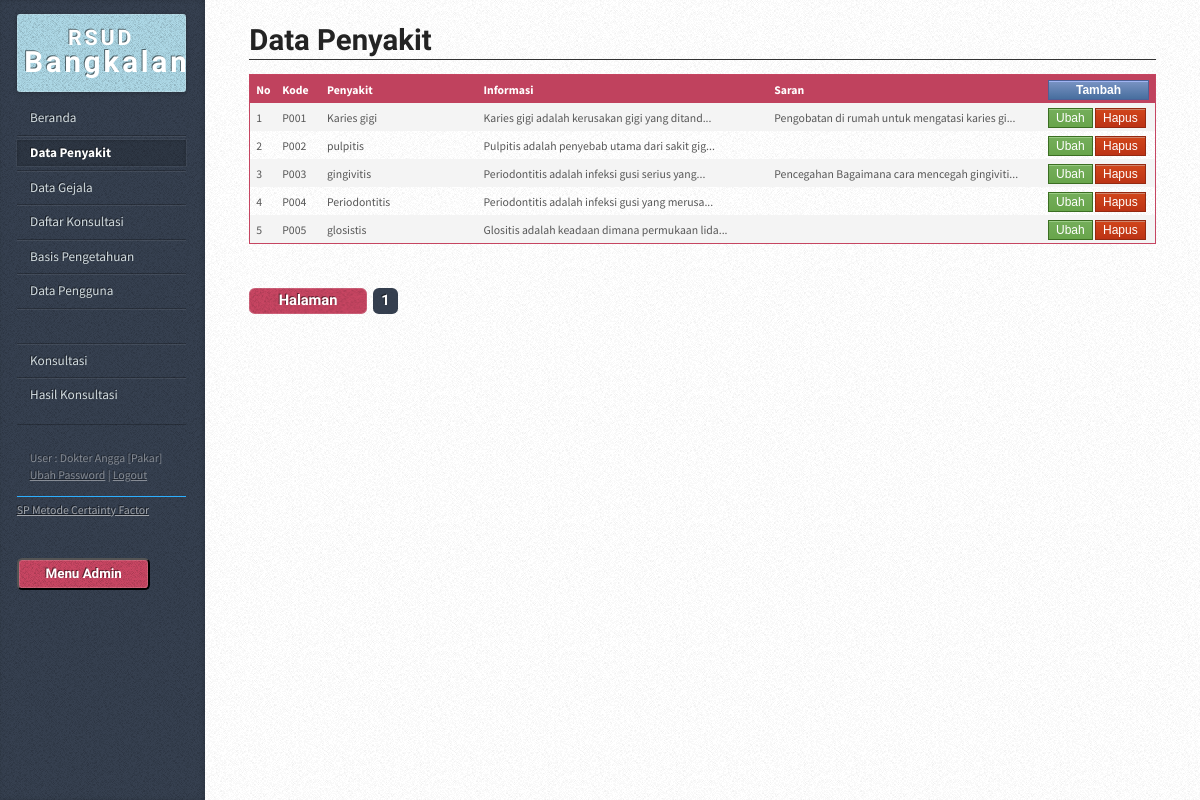
/?hal=penyakit (signed in), run on the app's committed database.
### tables this page shows
CREATE TABLE `cf_penyakit` (
  `id_penyakit` int(11) NOT NULL,
  `kd_penyakit` char(4) NOT NULL,
  `penyakit` varchar(100) NOT NULL,
  `informasi` text NOT NULL,
  `saran` text NOT NULL
);

CREATE TABLE `cf_pengguna` (
  `id_pengguna` int(11) NOT NULL,
  `nama` varchar(50) NOT NULL,
  `username` varchar(20) NOT NULL,
  `password` varchar(50) NOT NULL,
  `tipe` int(1) NOT NULL
);

### config/library.php (called while the page is built, shortened)
<?php
function antiinjec($data){
  $filter_sql = mysql_real_escape_string(stripslashes(strip_tags(htmlspecialchars($data,ENT_QUOTES))));
  return $filter_sql;
}
?>

### config/koneksi.php (called while the page is built, shortened)
<?php
function querydb($query)
{
	$result=mysql_query($query) or die ("gagal melakukan Query=$query");
	return $result;
}
?>

### data_penyakit.php (the view, shortened to what this page needs)
<article class="box post post-excerpt">
    <header>
        <h2><a href="#">Data Penyakit </a></h2>
    </header>
    <table width="100%" class="default" border="1">
      <tr>
        <th width="2%">No</th>
        <th width="5%">Kode</th>
        <th width="18%">Penyakit</th>
        <th width="34%">Informasi</th>
        <th width="32%">Saran</th>
        <th width="9%"><a href="?hal=penyakit-input&act=tambah" class="btn_biru">Tambah</a></th>
      </tr>
      <?php
      $halaman=@$_GET['halaman'];
      $perhalaman=15;
      $query_part ="SELECT id_penyakit, kd_penyakit, penyakit, informasi, saran FROM cf_penyakit
                    WHERE (penyakit LIKE '%$txtcari%')";
      $hasil_part = querydb($query_part);
      $jmlhalaman_part = ceil(mysql_num_rows($hasil_part)/$perhalaman);
      if (!isset($halaman) || intval($halaman)==0)
      {
      $halaman=0;
      }
      else
      {
      $halaman=$halaman-1;
      }
      $halamannya = $halaman * $perhalaman;
      $nomor=$halamannya;
      $query="SELECT id_penyakit, kd_penyakit, penyakit, substring(informasi, 1, 45) as informasi_min, informasi, substring(saran, 1, 45) as saran_min, saran FROM cf_penyakit
              WHERE (penyakit LIKE '%$txtcari%')
              ORDER BY kd_penyakit ASC LIMIT $halamannya, $perhalaman" ;
      $hquery=querydb($query);
      while ($data_tbl=mysql_fetch_assoc($hquery)) {
      $nomor=$nomor+1;
      ?>
      <tr>
        <td><?php echo $nomor; ?></td>
        <td><?php echo $data_tbl['kd_penyakit']; ?></td>
        <td><?php echo $data_tbl['penyakit']; ?></td>
        <td><?php echo $data_tbl['informasi_min']; if(strlen($data_tbl['informasi_min'])< strlen($data_tbl['informasi'])) { echo "..."; } ?></td>
        <td><?php echo $data_tbl['saran_min']; if(strlen($data_tbl['saran_min'])< strlen($data_tbl['saran'])) { echo "..."; } ?></td>
        <td>
        <a href="?hal=penyakit-input&act=ubah&id=<?php echo $data_tbl['id_penyakit']; ?>" class="btn_hijau">Ubah</a>
        <a href="#" class="btn_merah" onclick="konfirmasi<?php echo $data_tbl['id_penyakit']; ?>()">Hapus</a>
        </td>
      </tr>
      <?php } ?>
    </table>
</article>
<div class="pagination">
    <a href="#" class="button previous">Halaman</a>
    <div class="pages">
    <?php
        for($j=1;$j<($jmlhalaman_part+1);$j++)
        {
        ?>
        <a href="?hal=penyakit&halaman=<?php echo"$j"; ?>" title="Halaman : <?php echo"$j"; ?>" class="<?php if (($halaman+1)==$j) { echo"active"; } ?>"><?php echo"$j"; ?></a>
        <?php }
    ?>
    </div>
</div>

### index.php (shortened to what this page needs)
<?php
include "config/library.php";
include "config/koneksi.php";
$hal=antiinjec(@$_GET['hal']);
$ses_nama_pengguna=@$_SESSION['ses_nama_pengguna'];
if($ses_nama_pengguna=="")
{
	header("location:login.php");
} else {
	$queryadm="SELECT * FROM cf_pengguna WHERE username='$ses_nama_pengguna'";
	$hasiladm=querydb($queryadm);
	$dataadm=mysql_fetch_array($hasiladm);
	$tipen=0;
	if($dataadm['tipe']==1) { $tipe_pengguna="Pakar"; $tipen=1; }
	elseif($dataadm['tipe']==2) { $tipe_pengguna="Konsultan"; $tipen=2; }
?>
<!DOCTYPE HTML>
<html>
	<head>
		<link rel="stylesheet" href="assets/css/main.css" />
	</head>
	<body>
			<div id="content">
				<div class="inner">
					<?php
					if($hal=="penyakit") { include "data_penyakit.php"; }
					elseif($hal=="penyakit-input") { include "input_penyakit.php"; }
					elseif($hal=="gejala") { include "data_gejala.php"; }
					elseif($hal=="gejala-input") { include "input_gejala.php"; }
					elseif($hal=="basis") { include "data_basis.php"; }
					elseif($hal=="basis-input") { include "input_basis.php"; }
					elseif($hal=="pengguna") { include "data_pengguna.php"; }
					elseif($hal=="pengguna-input") { include "input_pengguna.php"; }
					elseif($hal=="konsultasi") { include "konsultasi.php"; }
					elseif($hal=="konsultasi-gejala") { include "konsultasi_gejala.php"; }
					elseif($hal=="konsultasi-hasil") { include "konsultasi_hasil.php"; }
					elseif($hal=="konsultasi-selesai") { include "konsultasi_selesai.php"; }
					elseif($hal=="konsultasi-list") { include "data_konsultasi.php"; }
					elseif($hal=="konsultasi-view") { include "data_konsultasi_view.php"; }
					elseif($hal=="ubah-password") { include "input_password.php"; }
					else{ include "home.php"; }
					?>
				</div>
			</div>
			<div id="sidebar">
					<h1 id="logo"><a href="#"><span style="font-size:0.73em">RSUD</span> Bangkalan</a></h1>
					<nav id="nav">
						<ul>
							<li <?php if($hal=="") { echo "class='current'"; } ?>><a href="./">Beranda</a></li>
							<?php if($tipen==1) { ?>
							<li <?php if($hal=="penyakit" || $hal=="penyakit-input") { echo "class='current'"; } ?>><a href="?hal=penyakit">Data Penyakit</a></li>
							<li <?php if($hal=="gejala" || $hal=="gejala-input") { echo "class='current'"; } ?>><a href="?hal=gejala">Data Gejala</a></li>
                            <li <?php if($hal=="konsultasi-list" || $hal=="konsultasi-view") { echo "class='current'"; } ?>><a href="?hal=konsultasi-list">Daftar Konsultasi</a></li>
                            <li <?php if($hal=="basis" || $hal=="basis-input") { echo "class='current'"; } ?>><a href="?hal=basis">Basis Pengetahuan</a></li>
                            <li <?php if($hal=="pengguna" || $hal=="pengguna-input") { echo "class='current'"; } ?>><a href="?hal=pengguna">Data Pengguna</a></li>
                            <li><a>&nbsp;</a></li>
							<?php } ?>
                            <li <?php if($hal=="konsultasi" || $hal=="konsultasi-gejala") { echo "class='current'"; } ?>><a href="?hal=konsultasi">Konsultasi</a></li>
							<li <?php if($hal=="konsultasi-hasil") { echo "class='current'"; } ?>><a href="?hal=konsultasi-hasil">Hasil Konsultasi</a></li>
						</ul>
					</nav>
                	<div id="copyright">
                    	<p>
                        	User : <?php echo $dataadm['nama']; ?> [<?php echo $tipe_pengguna; ?>]<br>
                            <a href="?hal=ubah-password">Ubah Password</a> | <a href="logout.php">Logout</a><br>
                            <div style="border-bottom:1px solid #2dafff;"></div>
                            <a href="http://aplikasi-sistem-pakar-metode-certainty-factor.htm" target="_blank">SP Metode Certainty Factor</a><br>
                        </p>
                    </div>
                    <ul class="nav navbar-nav navbar-right">
            				<a href="login.php" target="_blank"><button type="button" class="btn btn-default navbar-btn">Menu Admin</button></a>
    					</ul>
			</div>
	</body>
</html>
<?php closedb(); } ?>

### data on the page
cf_penyakit: kd_penyakit "P001", penyakit "Karies gigi", informasi_min "Karies gigi adalah kerusakan gigi yang ditand", saran_min "Pengobatan di rumah untuk mengatasi karies gi"
cf_penyakit: kd_penyakit "P002", penyakit "pulpitis", informasi_min "Pulpitis adalah penyebab utama dari sakit gig"
cf_penyakit: kd_penyakit "P003", penyakit "gingivitis", informasi_min "Periodontitis adalah infeksi gusi serius yang", saran_min "Pencegahan Bagaimana cara mencegah gingiviti"
cf_penyakit: kd_penyakit "P004", penyakit "Periodontitis", informasi_min "Periodontitis adalah infeksi gusi yang merusa"
cf_penyakit: kd_penyakit "P005", penyakit "glosistis", informasi_min "Glositis adalah keadaan dimana permukaan lida"
cf_pengguna: nama "Dokter Angga", tipe "Pakar"
